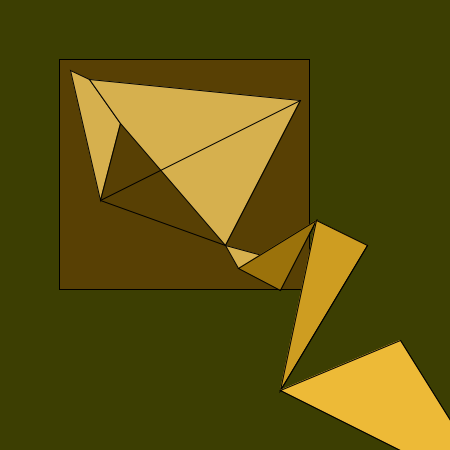
Frame 1 (no input)
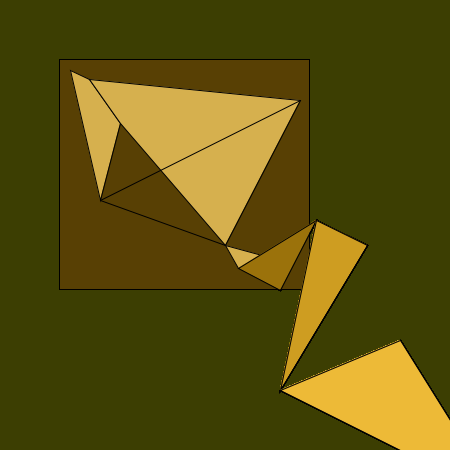
Frame 60 (the mouse pressed at the canvas centre just before this capture)
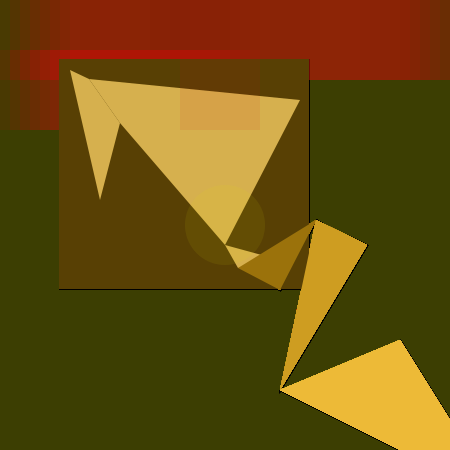
Frame 120 (the mouse held since frame 60 and released just before this capture)

The Processing sketch that drew these frames (run headless with seeded random() and noise(); from frame 60 on, the mouse is pressed at the canvas centre):

// Processing sketch: processing_28051
// ── processing_28051.pde

int x=0;
int y=0;
void setup(){
  strokeWeight(1);
  size(450,450);
  background(60,62,2);
  fill(88,64,4);
  rect(59,59,250,230);
  fill(214,176,78);
quad(70,70,100,200,120,123,89,79);
quad(89,79,120,123,225,245,300,100);
line(100,200,300,100);
line(100,200,225,245);
triangle(225,245,280,260,238,268);
fill(155,114,11);
triangle(238,268,280,290,316,220);
fill(206,157,33);
triangle(316,220,367,245,280,390);
fill(237,186,55);
triangle(280,390,400,340,500,500);
}
void draw(){
  strokeWeight(1);
    fill(88,64,4);
  rect(59,59,250,230);
  fill(214,176,78);
quad(70,70,100,200,120,123,89,79);
quad(89,79,120,123,225,245,300,100);
line(100,200,300,100);
line(100,200,225,245);
triangle(225,245,280,260,238,268);
fill(155,114,11);
triangle(238,268,280,290,316,220);
fill(206,157,33);
triangle(316,220,367,245,280,390);
fill(237,186,55);
triangle(280,390,400,340,500,500);
 if(mousePressed){
   noStroke();
  fill(random(100,255),random(50,255),random(0,15),22);
  ellipse(mouseX,mouseY,80,80);


  noStroke();
  fill(random(198,225),random(0,20),random(0,15),22);
  rect(x,y,80,80);
  if(x<400){
    x=x+10;
  }else{
    x=0;
    y=y+50;
  }
}}
  
  
  
